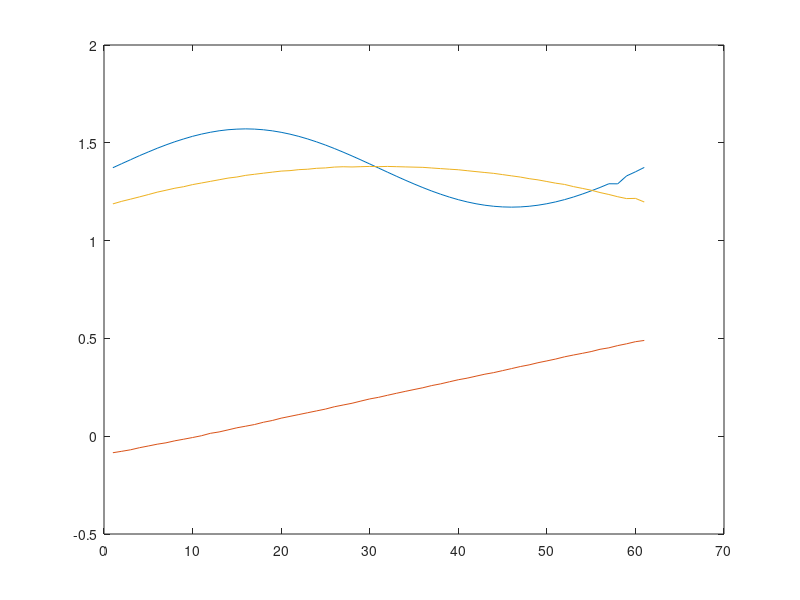

Recreate this plot in MATLAB.
xx = [1.37251 1.39326 1.41357 1.43408 1.45312 1.47193 1.48929 1.50549 1.51988 1.53322 ...
      1.54444 1.55384 1.56143 1.56685 1.56990 1.57122 1.57002 1.56667 1.56124 1.55371 ...
      1.54420 1.53280 1.51960 1.50480 1.48862 1.47100 1.45230 1.43283 1.41260 1.39190 ...
      1.37102 1.35011 1.32940 1.30921 1.28972 1.27104 1.25341 1.23725 1.22243 1.20922 ...
      1.19787 1.18837 1.18086 1.17551 1.17221 1.17110 1.17219 1.17553 1.18098 1.18853 ...
      1.19802 1.20953 1.22283 1.23783 1.25424 1.27162 1.29062 1.29023 1.33072 1.35159 1.37414];
  
yy = [-0.08448 -0.07721 -0.06946 -0.05886 -0.05009 -0.04092 -0.03378 -0.02351 -0.01532 -0.00676 ...
       0.00235  0.01465  0.02185  0.03224  0.04296  0.05118  0.05974  0.07132  0.08029  0.09219 ...
       0.10143  0.11073  0.12007  0.12939  0.13866  0.15047  0.15951  0.16839  0.17961  0.19056 ... 
       0.19878  0.20918  0.21927  0.22905  0.23854  0.24774  0.25890  0.26757  0.27821  0.28864 ... 
       0.29677  0.30694  0.31705  0.32508  0.33527  0.34558  0.35606  0.36471  0.37574  0.38498 ... 
       0.39459  0.40591  0.41505  0.42366  0.43268  0.44429  0.45183  0.46322  0.47239  0.48315 0.48952];
   
zz = [1.18769 1.20085 1.21195 1.22344 1.23532 1.24758 1.25756 1.26782 1.27563 1.28634 ...
      1.29449 1.30276 1.31112 1.31954 1.32517 1.33359 1.33916 1.34466 1.35007 1.35536 ...
      1.35777 1.36280 1.36496 1.36968 1.37157 1.37595 1.37756 1.37650 1.37792 1.37924 ...
      1.37803 1.37923 1.37799 1.37679 1.37563 1.37452 1.37124 1.36811 1.36511 1.36225 ...
      1.35740 1.35272 1.34819 1.34380 1.33743 1.33116 1.32495 1.31668 1.31047 1.30210 ...
      1.29362 1.28711 1.27611 1.26702 1.25767 1.24577 1.23578 1.22434 1.21482 1.21587 1.19733];

plot(xx); hold on; 
plot(yy); hold on;
plot(zz);